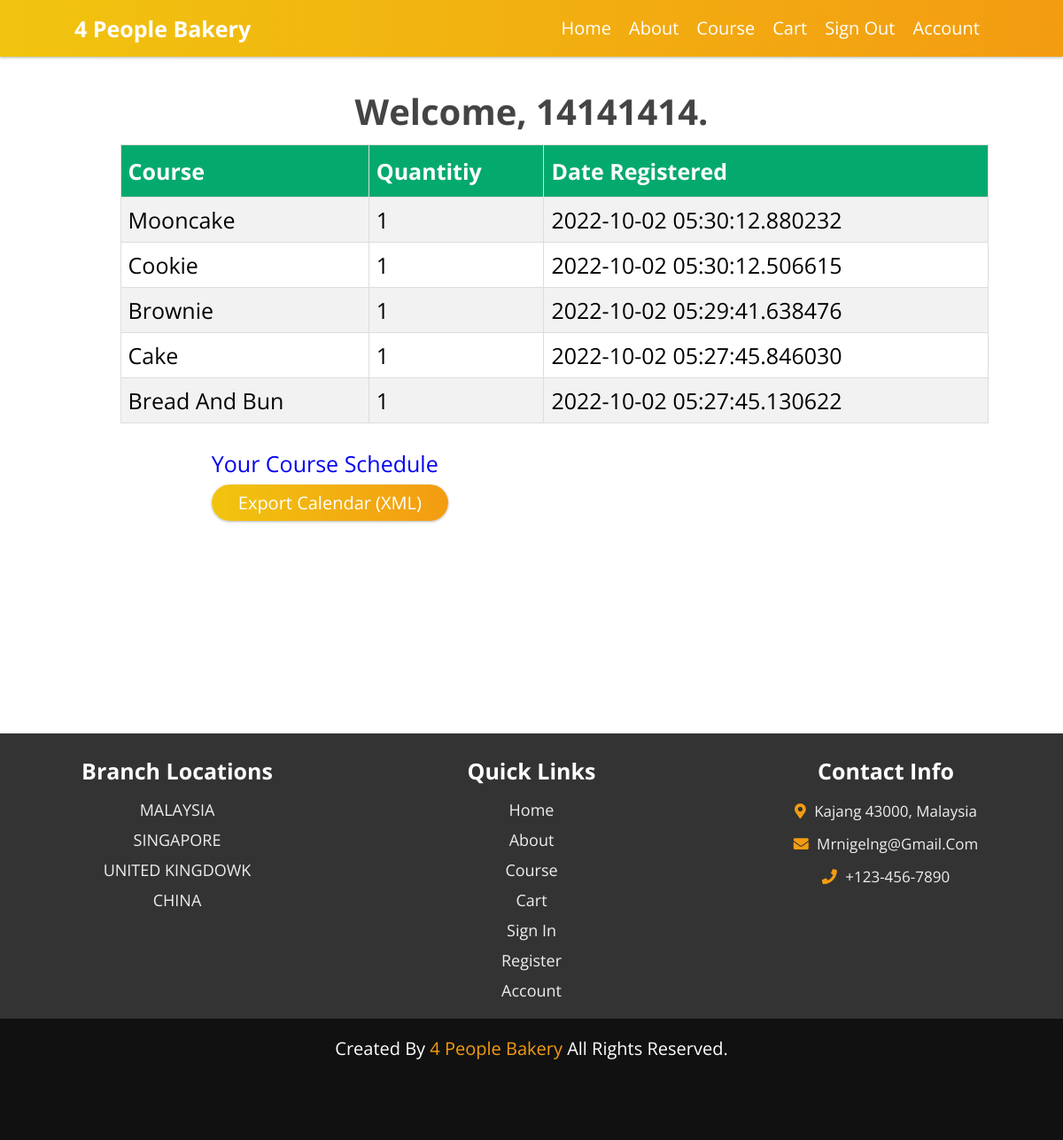
Screenshot of /account (signed in) with the database file from the repository.
### app/models.py (models this page shows, shortened)
class User(db.Model, UserMixin):
    id = db.Column(db.Integer, primary_key=True)
    username = db.Column(db.String(30), unique=True, nullable=False)
    password = db.Column(db.String(20), nullable=False)
    email = db.Column(db.String(80), unique=True, nullable=False)
    registerCourses = db.relationship('RegisterCourse', backref=db.backref('person', lazy=True ))

class RegisterCourse(db.Model):
    id = db.Column(db.Integer, primary_key=True)
    course = db.Column(db.String, nullable=False)
    quantity = db.Column(db.Integer,nullable=False)
    date_registered = db.Column(db.DateTime, default=datetime.utcnow)
    user_id = db.Column(db.Integer, db.ForeignKey('user.id'), nullable=False)

### app/routes.py (the view)
@app.route('/account')
@login_required
def account():
    username=current_user.username
    user = User.query.filter_by(username=username).first()
    if user:
        registerCourses = RegisterCourse.query.filter_by(user_id=user.id).order_by(RegisterCourse.date_registered.desc()).paginate()
        return render_template('account.html', title='Account', registerCourses=registerCourses, user=user)
    else:
        return '404'

### app/models.py (called while the page is built)
@login.user_loader
def load_user(user_id):
    return User.query.filter_by(id=user_id).first()

### app/templates/account.html (shortened to what this page needs)
{% extends "base.html" %}
{% block content %}
  <h1 class="heading">Welcome, {{ current_user.username }}. </h1>
 <div style="font-size: 25px;margin-left: 5%;">
 {% if registerCourses.items %}
 <table id="courses">
    <tr>
        <th>Course</th>
        <th>Quantitiy</th>
        <th>Date registered</th>
    </tr>
    {% for registerCourse in registerCourses.items %}
     {% if registerCourse.quantity>= 1 %}
        <tr>
            <td>{{ registerCourse.course }}</td>
            <td>{{ registerCourse.quantity }}
            <td>{{ registerCourse.date_registered }}</td>
        </tr>
     {% endif %}
    {% endfor %}
</table>
 {% else %}
 <h4 style="text-align: center; font-size: 25px;">There are no course registered. Register now</h4>
 {% endif %}
</div>
{% if registerCourses.items %}
<div>
    <br><br>
    <a style="font-size: 25px;margin-left: 15%;" href="{{ url_for('user_course', username=user.username)}}">Your course schedule</a>
    <br><br>
    <a class="btn btn-outline-primary" style="margin-left: 15%;" href="{{ url_for('export_calendar', username=current_user.username) }}">
        Export Calendar (XML)
    </a>
</div>
{% endif %}
{% endblock %}

### app/static/css/style.css (style rules this page uses)
:root { --gradient:linear-gradient(90deg, #f1c40f, #f39c12); }
* { font-family: 'Open Sans', sans-serif; margin:0; padding:0; box-sizing: border-box; border:none; outline: none; text-decoration: none; text-transform: capitalize; transition: all .2s linear; }
html { font-size: 62.5%; overflow-x: hidden; }
.btn { padding:.7rem 3rem; font-size: 2rem; color:#fff; background:var(--gradient); border-radius: 5rem; margin-top: 1rem; cursor: pointer; box-shadow: 0 .1rem .3rem rgba(0,0,0,.3); position: relative; overflow: hidden; z-index: 0; }
.btn::before { content: ''; position: absolute; top:-1rem; left:-100%; background:#fff9; height:150%; width:20%; transform: rotate(25deg); z-index: -1; }
.heading { color:#444; padding:1rem; font-size: 4rem; text-align: center; }

### app/templates/account.html (style rules this page uses)
#courses { font-family: Arial, Helvetica, sans-serif; border-collapse: collapse; width: 100%; }
#courses td, #courses th { border: 1px solid #ddd; padding: 8px; }
#courses tr:nth-child(even) { background-color: #f2f2f2; }
#course th { padding-top: 12px; padding-bottom: 12px; text-align: left; background-color: #04AA6D; color: white; }

### rows the page displays
User: username "14141414"
RegisterCourse: course "Mooncake", quantity "1", date_registered "2022-10-02 05:30:12.880232"
RegisterCourse: course "Cookie", quantity "1", date_registered "2022-10-02 05:30:12.506615"
RegisterCourse: course "Brownie", quantity "1", date_registered "2022-10-02 05:29:41.638476"
RegisterCourse: course "Cake", quantity "1", date_registered "2022-10-02 05:27:45.846030"
RegisterCourse: course "Bread And Bun", quantity "1", date_registered "2022-10-02 05:27:45.130622"
